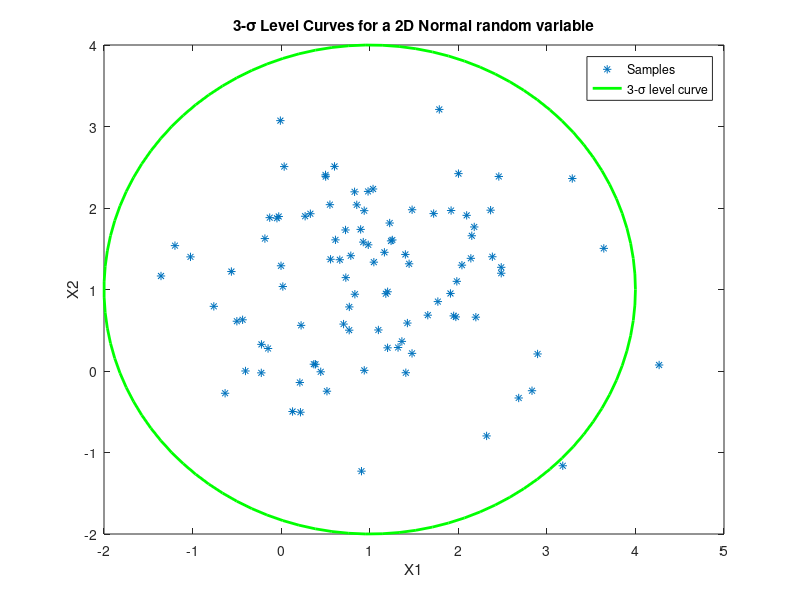
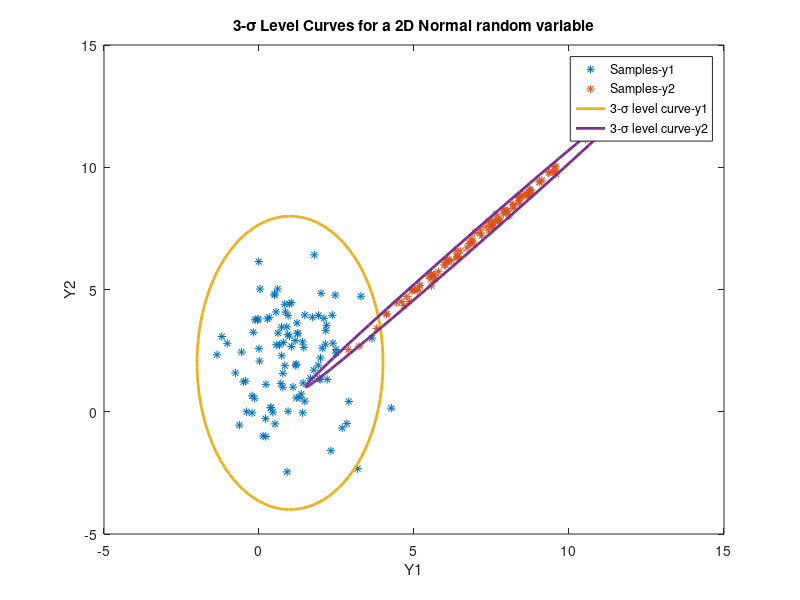
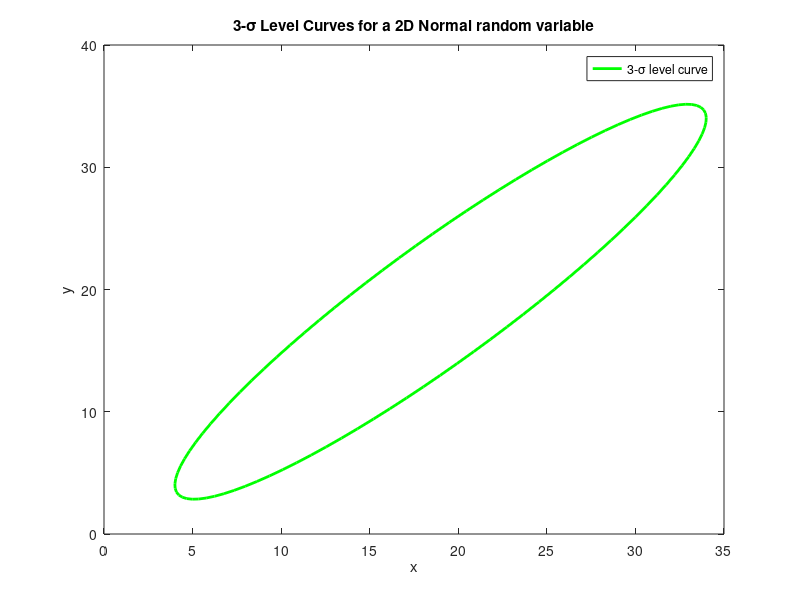
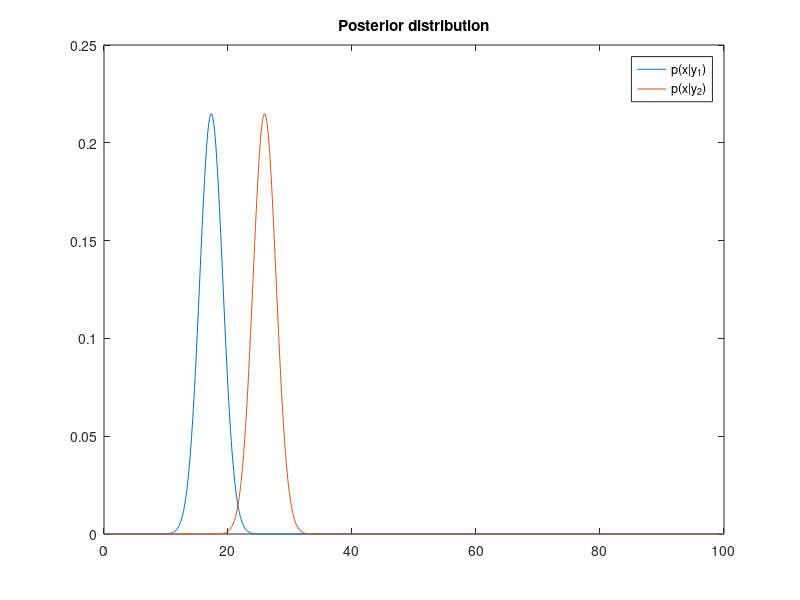

Write MATLAB code to recreate these figures, in order.
%% Problem 2.1
% Sample code to plot 3?sigma ellipsoids
n = 100; % Number of grid points
phi = linspace(0,2*pi,100); % Create grid in interval [0,2*pi] 
mu = [1;1]; % Mean of a 2D normal random variable
P = [1 0;0 1]; % Covariance of a 2?D normal random variable

x_hat = mvnrnd(mu, P, n)';

figure;plot(x_hat(1,:),x_hat(2,:),'*');hold on

% 3\Sigma ellipse
x = repmat(mu,1,n)+3*sqrtm(P)*[cos(phi);sin(phi)]; % Equation(12) in HA1 document 
plot(x(1,:),x(2,:),'-g','LineWidth',2)
xlabel('X1')
ylabel('X2')
title('3-\sigma Level Curves for a 2D Normal random variable')
legend('Samples','3-\sigma level curve')

%% Problem 2.2
A1 = [1 0;0 2];
A2 = [0.1 1.8;0 2];
b1 = [0;0];
b2 = [5;5];
 
mx = [1;1];
Qx = [1 0;0 1];
 
my1 = A1*mx + b1
my2 = A2*mx + b2
 
Qy1 = A1 * Qx * A1'
Qy2 = A2 * Qx * A2'
 
y1_hat = A1*x_hat+repmat(b1,1,n);
y2_hat = A2*x_hat+repmat(b2,1,n);
 
y1 = repmat(my1,1,n)+3*sqrtm(Qy1)*[cos(phi);sin(phi)]; % Equation(12) in HA1 document 
y2 = repmat(my2,1,n)+3*sqrtm(Qy2)*[cos(phi);sin(phi)]; % Equation(12) in HA1 document 

figure;plot(y1_hat(1,:),y1_hat(2,:),'*');hold on
plot(y2_hat(1,:),y2_hat(2,:),'*');
plot(y1(1,:),y1(2,:),'-','LineWidth',2);
plot(y2(1,:),y2(2,:),'-','LineWidth',2);
xlabel('Y1')
ylabel('Y2')
title('3-\sigma Level Curves for a 2D Normal random variable')
legend('Samples-y1','Samples-y2','3-\sigma level curve-y1','3-\sigma level curve-y2')


%% Problem 2.3
mu1 = mean(y1_hat,2)
mu2 = mean(y2_hat,2)
cov1 = cov(y1_hat(1,:),y1_hat(2,:))
cov2 = cov(y2_hat(1,:),y2_hat(2,:))

%% Problem 4.1
n = 100; % Number of grid points
phi = linspace(0,2*pi,100); % Create grid in interval [0,2*pi] 
mu = [19;19];
P = [1;1]*25*[1 1] + [0;1]*4*[0 1];
% 3\Sigma ellipse
xy = repmat(mu,1,n)+3*sqrtm(P)*[cos(phi);sin(phi)]; % Equation(12) in HA1 document 
figure
plot(xy(1,:),xy(2,:),'-g','LineWidth',2)
xlabel('x')
ylabel('y')
title('3-\sigma Level Curves for a 2D Normal random variable')
legend('3-\sigma level curve')

muy1 = 17.3;
muy2 = 25.9;
sigma = sqrt(100/29);
y = linspace(0,100,1000);
x1 = normpdf(y,muy1,sigma);
x2 = normpdf(y,muy2,sigma);
figure
plot(y,x1);hold on
plot(y,x2);
legend('p(x|y_1)','p(x|y_2)');title('Posterior distribution')
